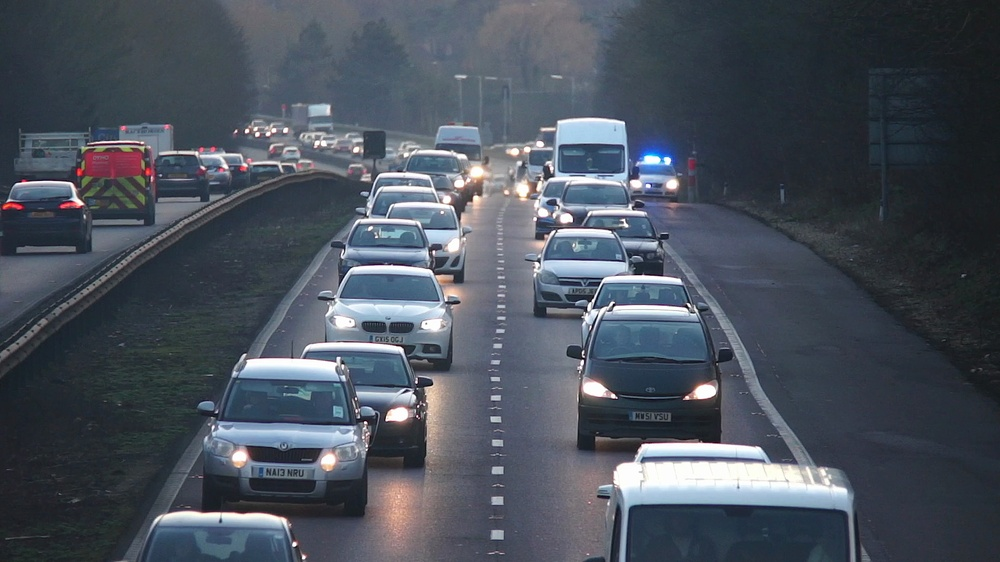
#> input picture triton_server/app/assets/frame_0000.jpg, 1000 x 562 px, shrunk from 3840 x 2160 before the run, found by its file name
$ python visualize_bboxes.py
#> lines starting #> are read from the running program, lines starting #| are printed output that depends on the picture; after the words box and inside, x2 and y2 are one past the last pixel; in counts of white or black regions, pixels touching at a corner belong together
import cv2
import json
import numpy as np
from pathlib import Path

def visualize_detections(image_path, data_path, output_path, confidence_threshold=0.2):
    # Load image
#> called with confidence_threshold = 0.2
    image = cv2.imread(str(image_path))
#> image is the input picture: shape (562, 1000, 3); mean B, G, R 92.5, 81.7, 74.3
    if image is None:
        print(f"Error: Could not load image at {image_path}")
        return

    img_h, img_w = image.shape[:2]
#> img_h = 562; img_w = 1000

    # Load detection data
    with open(data_path, 'r') as f:
#> (reads triton_server/app/assets/xyxrc.txt from the repository)
        try:
            # The file contains a JSON-like 2D array
            raw_data = json.load(f)
        except json.JSONDecodeError:
            # Fallback if it's not strictly valid JSON
            content = f.read().replace("'", '"')
            raw_data = json.loads(content)

    detections = np.array(raw_data)
    print(f"Loaded {len(detections)} raw detections.")

    # Filter by confidence (5th column)
    valid_detections = detections[detections[:, 4] >= confidence_threshold]
    print(f"Found {len(valid_detections)} detections above threshold {confidence_threshold}.")

    for i, det in enumerate(valid_detections):
        cx, cy, w, h, conf = det

        # Convert normalized [cx, cy, w, h] to pixel [x1, y1, x2, y2]
        x1 = int((cx - w / 2) * img_w)
        y1 = int((cy - h / 2) * img_h)
        x2 = int((cx + w / 2) * img_w)
        y2 = int((cy + h / 2) * img_h)

        # Ensure coordinates are within image bounds
        x1, y1 = max(0, x1), max(0, y1)
        x2, y2 = min(img_w, x2), min(img_h, y2)

        # Draw bounding box
        color = (0, 255, 0)  # Green
        thickness = 2
        cv2.rectangle(image, (x1, y1), (x2, y2), color, thickness)

        # Add label
        label = f"Plate: {conf:.2f}"
        cv2.putText(image, label, (x1, y1 - 10), cv2.FONT_HERSHEY_SIMPLEX, 0.5, color, 2)

        print(f"Detection {i+1}: Conf={conf:.4f}, Box=[{x1}, {y1}, {x2}, {y2}]")
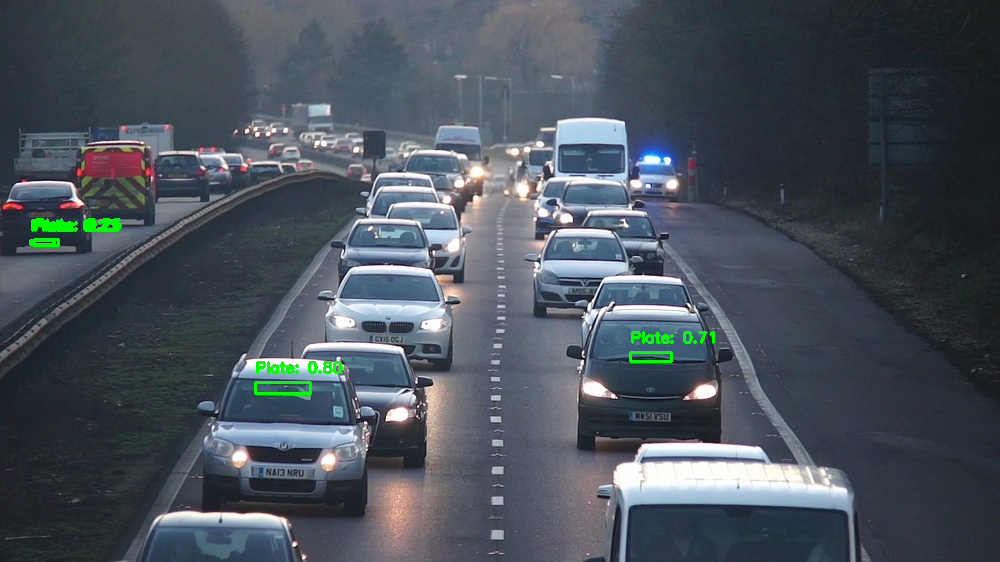
#> image: shape (562, 1000, 3); 0.54% of pixels changed, all inside (x1, y1, x2, y2) = (29, 218, 715, 395)

    # Save output image
    cv2.imwrite(str(output_path), image)
    print(f"Saved marked image to {output_path}")

if __name__ == "__main__":
    # Define paths
    base_path = Path("/Users/abhishek/PycharmProjects/MultiModal-Detection/PLATE_AND_OBJECT_DETECTION/triton_server/app")
    img_in = base_path / "frame_0000.jpg"
    data_in = base_path / "xyxrc.txt"
    img_out = base_path / "frame_0000_marked.jpg"

    visualize_detections(img_in, data_in, img_out, confidence_threshold=0.2)
